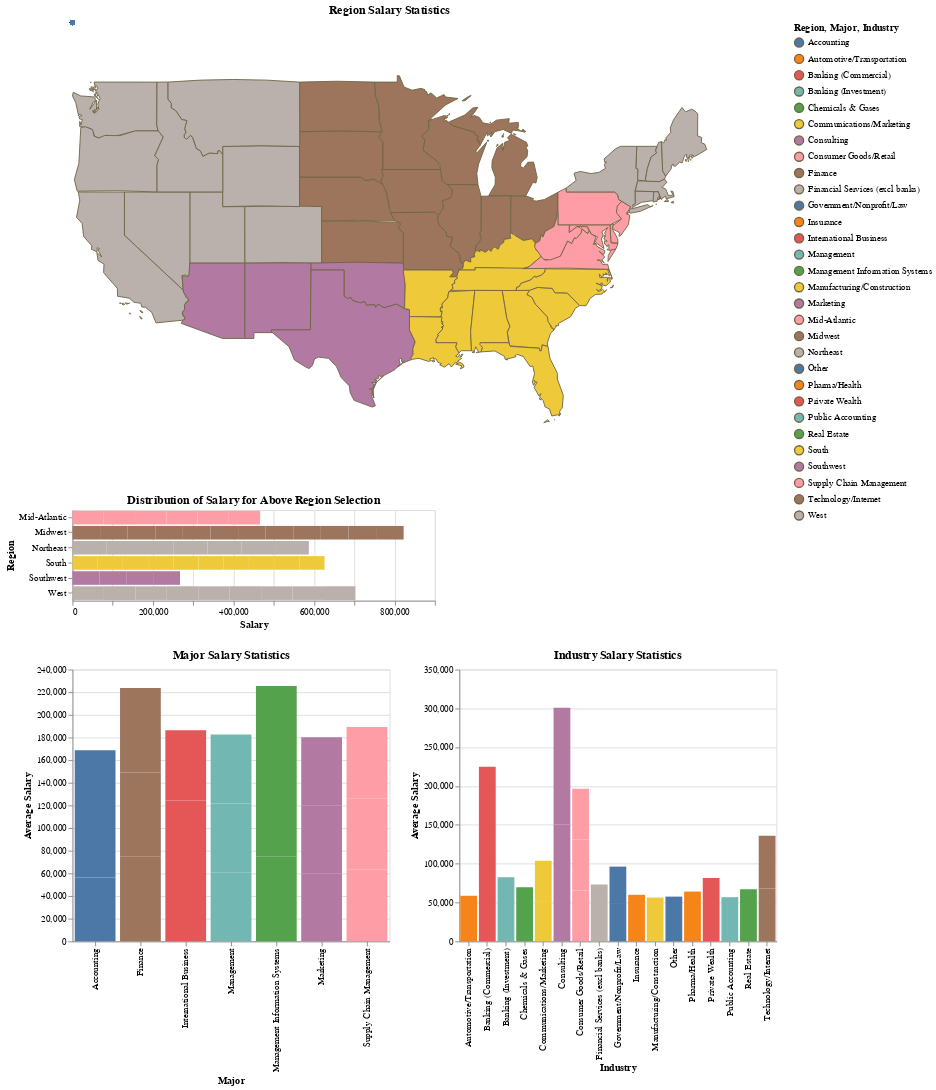

The code cell stored with this chart in its notebook:
### Code cell
alt.data_transformers.disable_max_rows()

click = alt.selection_single(encodings=['x'])
click2 = alt.selection_single(encodings=['x'])


slider = alt.binding_range(min=2017, max=2020, step=1, name='Select Year:')
select_year = alt.selection_single(name="Year", fields=['Year'],
                                   bind=slider, init={'Year': 2020})

radio = alt.binding_radio(options=['FT', 'Intern'], name='Select Data:')
select_radio = alt.selection_single(fields=['Data'], 
                                 bind=radio, init={'Data': 'FT'})

both_t = alt.Chart(bothregions).mark_geoshape(stroke='#706545', strokeWidth=1).encode(
    tooltip=['Region',alt.Tooltip('NAME', title='State'), 'Year', 'Average', 'SD','Data'],
    color=alt.Color("Region"),    
).properties(
    width=700,
    height=500,
    title='Region Salary Statistics',
).add_selection(
    select_year,
    click,
    select_radio
).transform_filter(
    select_year
).transform_filter(
    click
).transform_filter(
    select_radio
)

both_hist = alt.Chart(bothregions).mark_bar().encode(
    y=alt.Y('Region',axis=alt.Axis(title='Region')),
    x=alt.X('Average',axis=alt.Axis(title='Salary')),
    color=alt.condition(click, 'Region', alt.value('lightgray')),
    tooltip=['Region', 'Year', 'Average', 'SD','Data'],
).properties(
    title='Distribution of Salary for Above Region Selection',
    width=400,
    height=100
).add_selection(
    select_year,
    click,
    select_radio
).transform_filter(
    select_year
).transform_filter(
    select_radio
)

both_major = alt.Chart(bothmerge).mark_bar().encode(
    x=alt.X('Major', axis=alt.Axis(title='Major')),
    y=alt.Y('Average',axis=alt.Axis(title='Average Salary')),
    tooltip=['Major','Year','Average', 'SD', 'Percent','Data'],
    color=alt.condition(click2, 'Major', alt.value('lightgrey'))
).properties(
    title='Major Salary Statistics',
    width=350
).add_selection(
    click2,
    select_year,
    select_radio
).transform_filter(
    click2
).transform_filter(
    select_year
).transform_filter(
    select_radio
)

both_industry = alt.Chart(bothmerge).mark_bar().encode(
    x=alt.X('Industry', axis=alt.Axis(title='Industry')),
    y=alt.Y('IAverage',axis=alt.Axis(title='Average Salary')),
    color=alt.condition(click2, 'Industry', alt.value('lightgrey')),
    tooltip=['Industry', 'Year', alt.Tooltip('IAverage', title='Average'),alt.Tooltip('ISD', title='SD'),alt.Tooltip('IPercent', title='Percent') ,'Data']
).properties(
    title='Industry Salary Statistics',
    width=350
).add_selection(
    select_year,
    select_radio,
    click2
).transform_filter(
    select_year
).transform_filter(
    select_radio
).transform_filter(
    click2
)

both_t + markers & both_hist & (both_major | both_industry)

### Figure 1 — Vega-Lite specification as saved in the notebook (floating-point values rounded to 4 significant figures; data arrays with more than 128 entries replaced by an {"elided": "..."} marker saying what was removed)
{"config": {"view": {"continuousWidth": 400, "continuousHeight": 300}}, "vconcat": [{"layer": [{"mark": {"type": "geoshape", "stroke": "#706545", "strokeWidth": 1}, "encoding": {"color": {"type": "nominal", "field": "Region"}, "tooltip": [{"type": "nominal", "field": "Region"}, {"type": "nominal", "field": "NAME", "title": "State"}, {"type": "quantitative", "field": "Year"}, {"type": "quantitative", "field": "Average"}, {"type": "quantitative", "field": "SD"}, {"type": "nominal", "field": "Data"}]}, "height": 500, "selection": {"Year": {"type": "single", "fields": ["Year"], "bind": {"input": "range", "max": 2020, "min": 2017, "name": "Select Year:", "step": 1}, "init": {"Year": 2020}}, "selector013": {"type": "single", "encodings": ["x"]}, "selector015": {"type": "single", "fields": ["Data"], "bind": {"input": "radio", "options": ["FT", "Intern"], "name": "Select Data:"}, "init": {"Data": "FT"}}}, "title": "Region Salary Statistics", "transform": [{"filter": {"selection": "Year"}}, {"filter": {"selection": "selector013"}}, {"filter": {"selection": "selector015"}}], "width": 700}, {"mark": {"type": "circle", "opacity": 1}, "encoding": {"latitude": {"field": "geometry.coordinates[1]", "type": "quantitative"}, "longitude": {"field": "geometry.coordinates[0]", "type": "quantitative"}}}]}, {"mark": "bar", "encoding": {"color": {"condition": {"type": "nominal", "field": "Region", "selection": "selector013"}, "value": "lightgray"}, "tooltip": [{"type": "nominal", "field": "Region"}, {"type": "quantitative", "field": "Year"}, {"type": "quantitative", "field": "Average"}, {"type": "quantitative", "field": "SD"}, {"type": "nominal", "field": "Data"}], "x": {"type": "quantitative", "axis": {"title": "Salary"}, "field": "Average"}, "y": {"type": "nominal", "axis": {"title": "Region"}, "field": "Region"}}, "height": 100, "selection": {"Year": {"type": "single", "fields": ["Year"], "bind": {"input": "range", "max": 2020, "min": 2017, "name": "Select Year:", "step": 1}, "init": {"Year": 2020}}, "selector013": {"type": "single", "encodings": ["x"]}, "selector015": {"type": "single", "fields": ["Data"], "bind": {"input": "radio", "options": ["FT", "Intern"], "name": "Select Data:"}, "init": {"Data": "FT"}}}, "title": "Distribution of Salary for Above Region Selection", "transform": [{"filter": {"selection": "Year"}}, {"filter": {"selection": "selector015"}}], "width": 400}, {"hconcat": [{"mark": "bar", "encoding": {"color": {"condition": {"type": "nominal", "field": "Major", "selection": "selector014"}, "value": "lightgrey"}, "tooltip": [{"type": "nominal", "field": "Major"}, {"type": "quantitative", "field": "Year"}, {"type": "quantitative", "field": "Average"}, {"type": "quantitative", "field": "SD"}, {"type": "nominal", "field": "Percent"}, {"type": "nominal", "field": "Data"}], "x": {"type": "nominal", "axis": {"title": "Major"}, "field": "Major"}, "y": {"type": "quantitative", "axis": {"title": "Average Salary"}, "field": "Average"}}, "selection": {"selector014": {"type": "single", "encodings": ["x"]}, "Year": {"type": "single", "fields": ["Year"], "bind": {"input": "range", "max": 2020, "min": 2017, "name": "Select Year:", "step": 1}, "init": {"Year": 2020}}, "selector015": {"type": "single", "fields": ["Data"], "bind": {"input": "radio", "options": ["FT", "Intern"], "name": "Select Data:"}, "init": {"Data": "FT"}}}, "title": "Major Salary Statistics", "transform": [{"filter": {"selection": "selector014"}}, {"filter": {"selection": "Year"}}, {"filter": {"selection": "selector015"}}], "width": 350}, {"mark": "bar", "encoding": {"color": {"condition": {"type": "nominal", "field": "Industry", "selection": "selector014"}, "value": "lightgrey"}, "tooltip": [{"type": "nominal", "field": "Industry"}, {"type": "quantitative", "field": "Year"}, {"type": "quantitative", "field": "IAverage", "title": "Average"}, {"type": "quantitative", "field": "ISD", "title": "SD"}, {"type": "nominal", "field": "IPercent", "title": "Percent"}, {"type": "nominal", "field": "Data"}], "x": {"type": "nominal", "axis": {"title": "Industry"}, "field": "Industry"}, "y": {"type": "quantitative", "axis": {"title": "Average Salary"}, "field": "IAverage"}}, "selection": {"Year": {"type": "single", "fields": ["Year"], "bind": {"input": "range", "max": 2020, "min": 2017, "name": "Select Year:", "step": 1}, "init": {"Year": 2020}}, "selector015": {"type": "single", "fields": ["Data"], "bind": {"input": "radio", "options": ["FT", "Intern"], "name": "Select Data:"}, "init": {"Data": "FT"}}, "selector014": {"type": "single", "encodings": ["x"]}}, "title": "Industry Salary Statistics", "transform": [{"filter": {"selection": "Year"}}, {"filter": {"selection": "selector015"}}, {"filter": {"selection": "selector014"}}], "width": 350}], "data": {"name": "data-ec03b9894543bd0111e13c2dc65619f2"}}], "data": {"name": "data-9fe858ebbfd32ee3c6b2371b9df4c298"}, "$schema": "https://vega.github.io/schema/vega-lite/v4.8.1.json", "datasets": {"data-9fe858ebbfd32ee3c6b2371b9df4c298": {"elided": "384 records"}, "data-ec03b9894543bd0111e13c2dc65619f2": {"elided": "216 records"}}}
